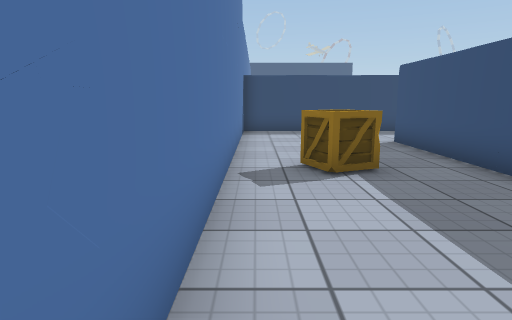
[1] (above)

23 first-person views from a walk through a 3-D level made in the Unity game engine. The camera is 1.2 m above the floor, tilts 10° down and sees 75° across. The floor is counted in squares, 1 m on a side. Each view is taken from the middle of a square. On the plan, view 1 faces up. The plan holds only what a view shows up to about 14 squares ahead; the rest is blank. The place goes on beyond the plan. The player character is not drawn. Door leaves are left out, so doorways stand open. Some surface patterns are stand-ins.

[2]
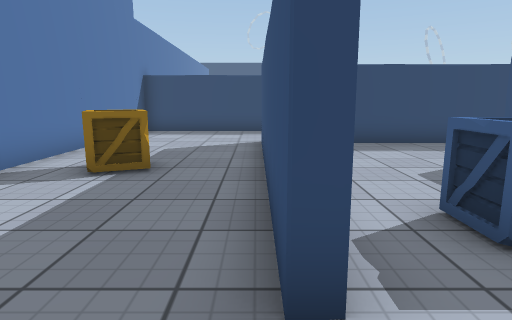

[3]
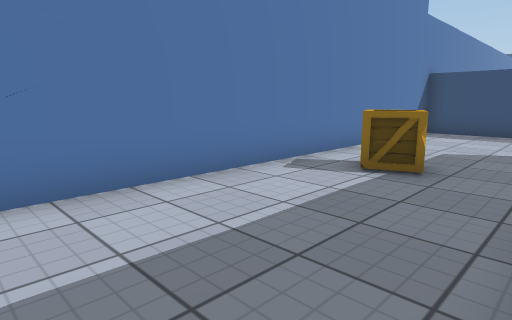

[4]
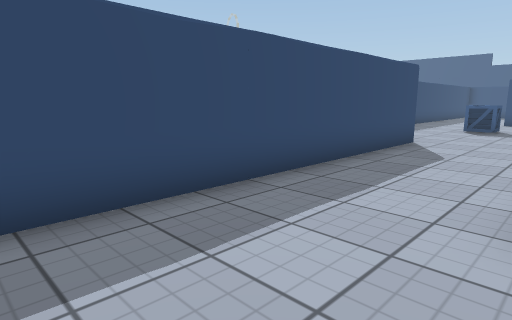

[5]
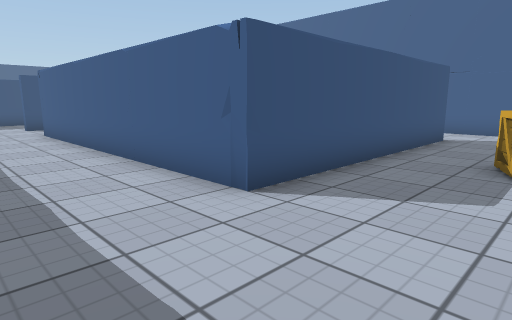

[6]
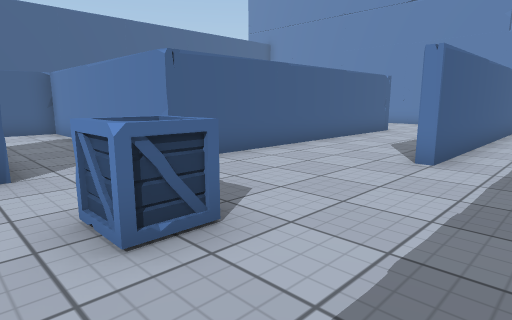

[7]
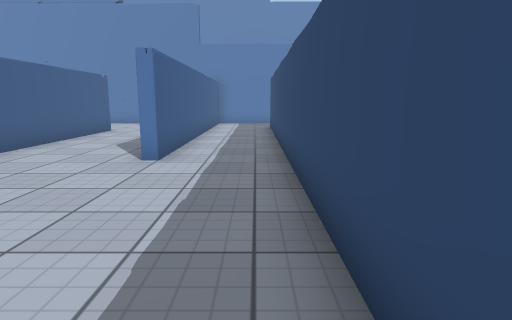

[8]
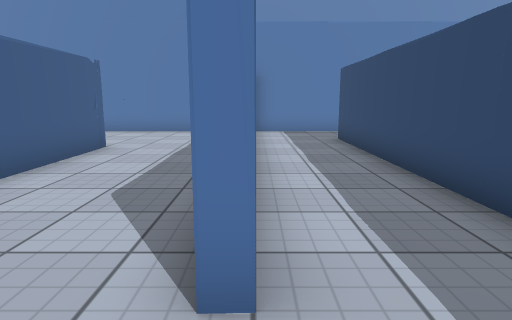

[9]
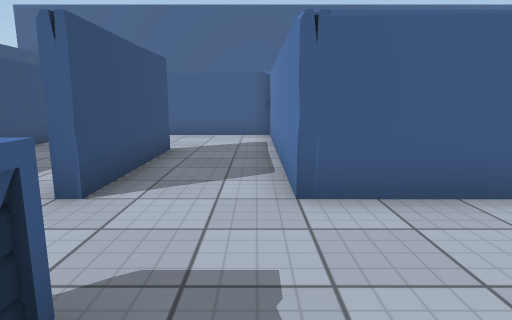

[10]
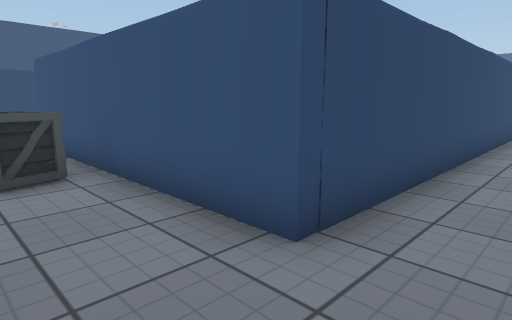

[11]
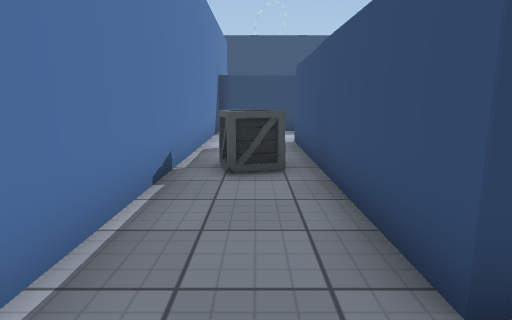

[12]
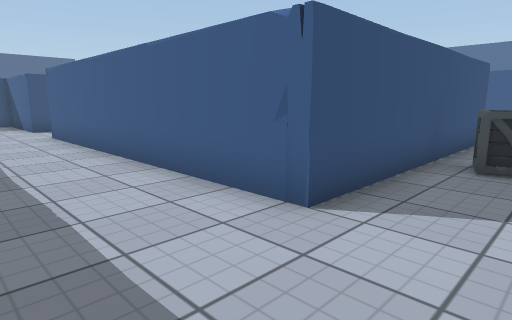

[13]
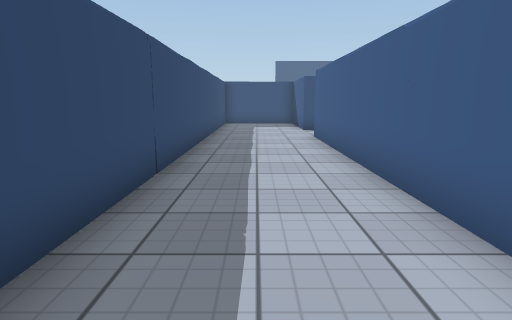

[14]
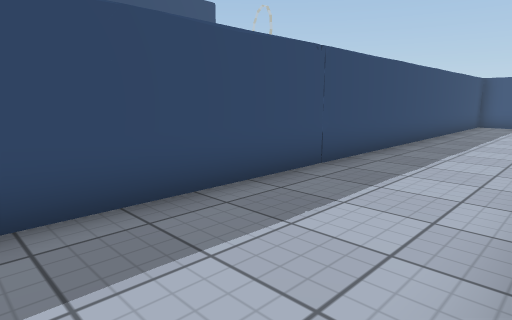

[15]
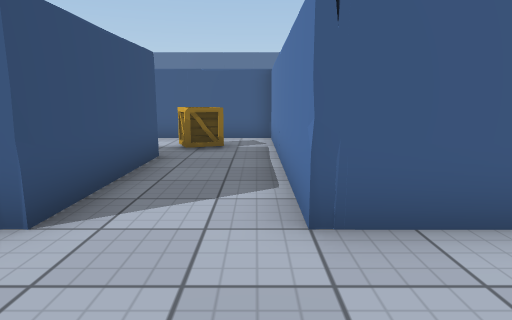

[16]
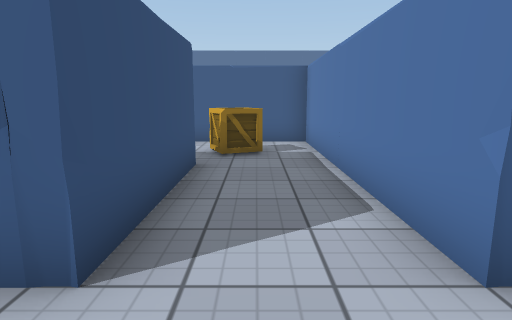

[17]
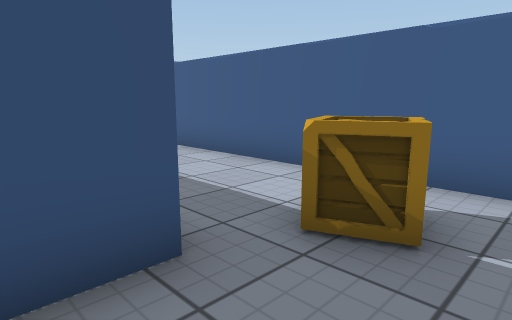

[18]
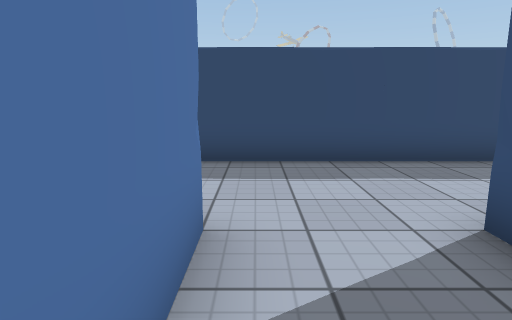

[19]
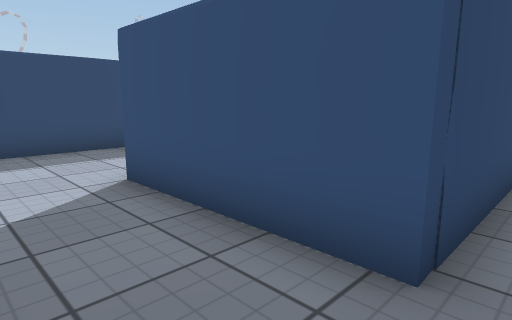

[20]
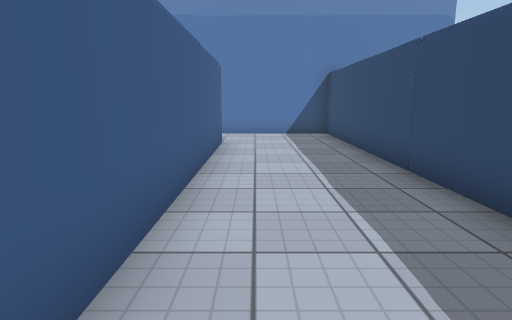

[21]
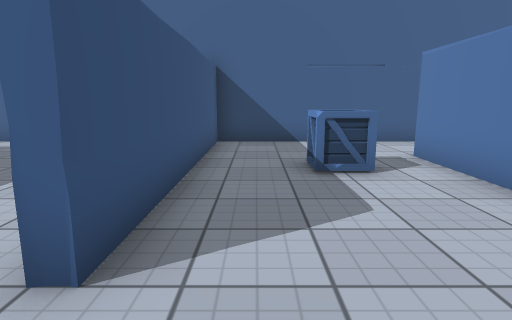

[22]
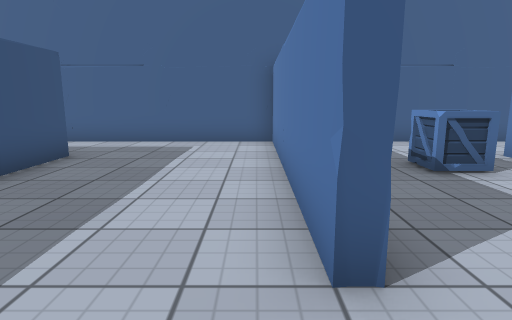

[23]
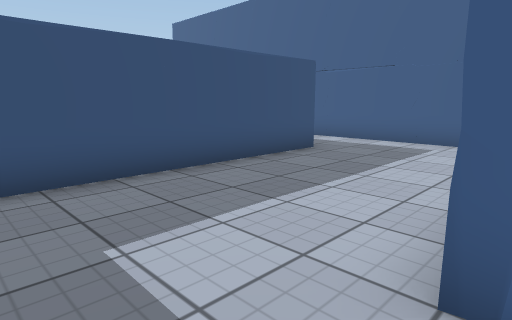

### Floor plan
Points are (right, up) in squares from view 1. A wall is a line through its corners. A room is listed if a view was taken in it or the views show most of it. See-through windows are left out.
Room 1 (views 1, 2, 3, 4, 5, 6, 7, 8, 9, 10, 11)
walls: (11.4, 13.7) (-0.5, 13.7) (-0.5, 0.5); (1.9, 14) (11.4, 14); (4.5, 1.7) (4.2, 1.7) (4.2, 10) (14.5, 10) (14.5, 2) (18.1, 2); (-0.5, 16.5) (-0.5, 14); (17.2, 5.6) (17.2, 10) (17.6, 10); (17.2, 16.7) (2.2, 16.7); (2.4, -1) (4.6, -1)
ways out: opening at (0.5, 16) to room 2; opening at (4, 0.5) to room 3
objects: crate (1, 6) to (2, 6); crate (16, 13) to (17, 13)
Room 2 (views 12, 13, 14, 15, 16, 17, 18, 19, 20)
walls: (17.9, 28.7) (-0.5, 28.7) (-0.5, 16.5); (18.5, 20.7) (15.2, 20.7) (15.2, 25) (17.2, 25); (2.2, 16.7) (2.2, 25) (12.5, 25) (12.5, 17) (18.5, 17)
ways out: opening at (0.5, 16) to room 1
objects: crate (1, 21); crate (14, 19) to (15, 19)
Room 3 (views 21, 22, 23)
walls: (9.5, 7) (9.5, -1) (16.1, -1); (14.2, 1.6) (14.2, 8.5); (4.5, 4.5) (4.5, 1.7); (11.2, 9.7) (6.8, 9.7); (4.6, -1) (9.2, -1) (9.2, 7.1)
ways out: opening at (4, 0.5) to room 1
objects: crate (6, 3) to (7, 3)

Positions as (right, up) in squares from view 1, and headings:
1: (0, 0), facing up
2: (4, 0), facing up
3: (4, 0), facing up-left
4: (1, 10), facing up-right
5: (1, 13), facing down-right
6: (18, 16), facing down-left
7: (18, 16), facing left
8: (13, 14), facing left
9: (15, 14), facing down
10: (0, 15), facing up-right
11: (1, 15), facing up
12: (0, 28), facing down-right
13: (1, 27), facing right
14: (1, 25), facing up-right
15: (13, 28), facing down
16: (14, 27), facing down
17: (13, 22), facing down-right
18: (13, 22), facing up
19: (13, 20), facing up-right
20: (12, 26), facing left
21: (8, 9), facing down
22: (10, 9), facing down
23: (9, 9), facing down-right
